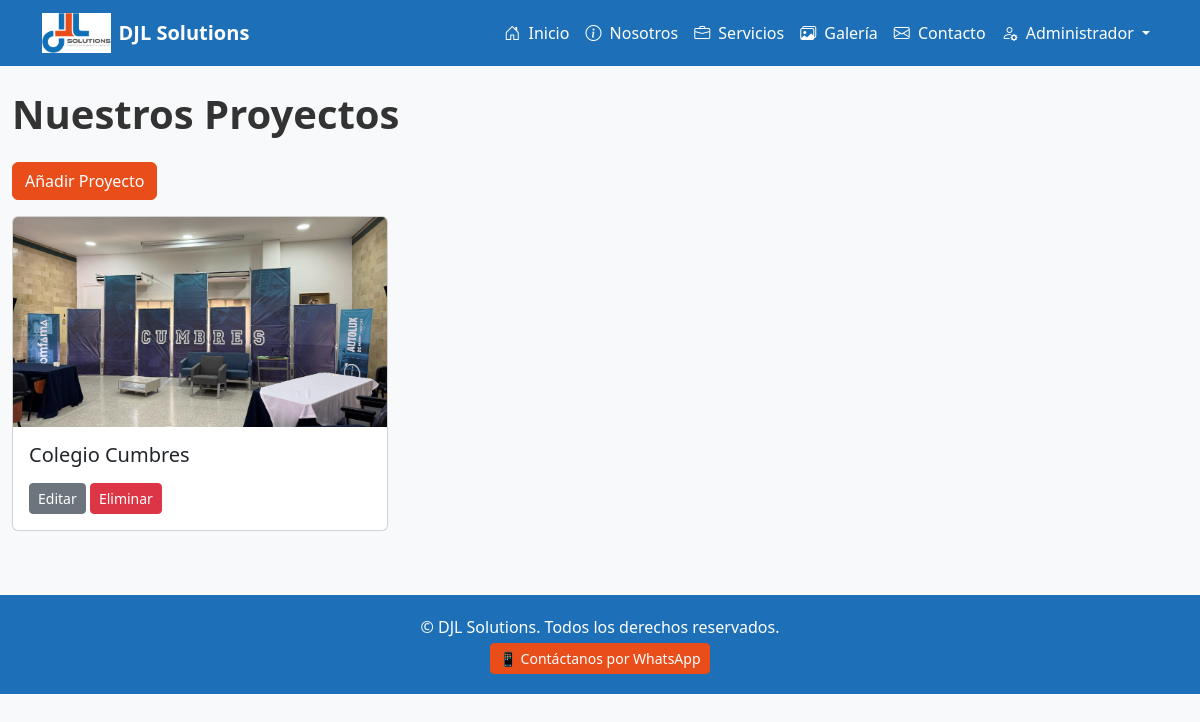
The page /admin/projects (signed in) on the database its author committed.
### models.py (models this page shows)
class Project(db.Model):
    id = db.Column(db.Integer, primary_key=True)
    title = db.Column(db.String(150), nullable=False)
    description = db.Column(db.Text, nullable=True)
    image_filename = db.Column(db.String(255), nullable=True)

### app.py (the view)
@app.route('/admin/projects')
@login_required
def admin_projects():
    projects = Project.query.all()
    return render_template('admin_projects.html', projects=projects)

### app.py (called while the page is built)
@login_manager.user_loader
def load_user(user_id):
    return User.query.get(int(user_id))

### templates/admin_projects.html (shortened to what this page needs)
{% extends 'base.html' %}
{% block content %}
<h1 class="fw-bold mb-4">Nuestros Proyectos</h1>
<a class="btn btn-primary mb-3" href="{{ url_for('add_project') }}">Añadir Proyecto</a>
<div class="row">
  {% for p in projects %}
  <div class="col-md-4 mb-3">
    <div class="card h-100">
      {% if p.image_filename %}
      <img src="{{ url_for('static', filename='images/proyects/' + p.image_filename) }}" class="card-img-top" alt="{{ p.title }}">
      {% endif %}
      <div class="card-body">
        <h5 class="card-title">{{ p.title }}</h5>
        <a href="{{ url_for('edit_project', project_id=p.id) }}" class="btn btn-sm btn-secondary">Editar</a>
        <form action="{{ url_for('delete_project', project_id=p.id) }}" method="POST" style="display:inline;">
          <button class="btn btn-sm btn-danger" onclick="return confirm('¿Eliminar este proyecto?');">Eliminar</button>
        </form>
      </div>
    </div>
  </div>
  {% endfor %}
</div>
{% endblock %}

### static/css/styles.css (style rules this page uses)
body { font-family: 'Segoe UI', Tahoma, Geneva, Verdana, sans-serif; background-color: #f8f9fa; color: #333; }
.btn-primary { background-color: #e94e1a; border-color: #e94e1a; }

### rows shown on the page
Project: image_filename (picture), title "Colegio Cumbres"
